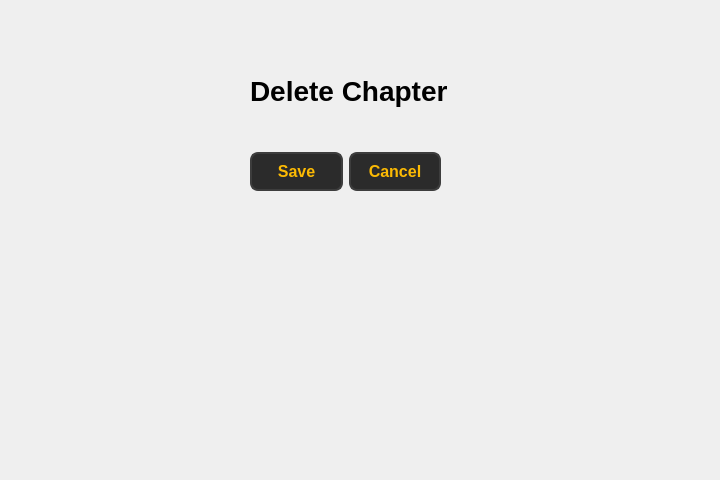
<?xml version="1.0" encoding="UTF-8"?>
<ui version="4.0">
 <class>Form</class>
 <widget class="QWidget" name="Form">
  <property name="geometry">
   <rect>
    <x>0</x>
    <y>0</y>
    <width>720</width>
    <height>480</height>
   </rect>
  </property>
  <property name="windowTitle">
   <string>Form</string>
  </property>
  <widget class="QLabel" name="label_2">
   <property name="geometry">
    <rect>
     <x>250</x>
     <y>70</y>
     <width>201</width>
     <height>41</height>
    </rect>
   </property>
   <property name="font">
    <font>
     <pointsize>21</pointsize>
     <bold>true</bold>
    </font>
   </property>
   <property name="text">
    <string>Delete Chapter</string>
   </property>
  </widget>
  <widget class="QWidget" name="">
   <property name="geometry">
    <rect>
     <x>250</x>
     <y>150</y>
     <width>191</width>
     <height>44</height>
    </rect>
   </property>
   <layout class="QHBoxLayout" name="horizontalLayout">
    <item>
     <widget class="QPushButton" name="pushButton_6">
      <property name="styleSheet">
       <string notr="true">QPushButton {
        background-color: #2b2b2b;  
        color: #fcba03;              
        border: 2px solid #3d3d3d;      
        border-radius: 8px;          
        padding: 8px 16px;            
        font-size: 16px;            
        font-weight: bold;
    
    }

    QPushButton:hover {
        background-color: #fcba03;
		 color: #000000;
        border: 2px solid #5a5a5a;    
    }

    QPushButton:pressed {
        background-color: #1a1a1a;      
        border: 2px solid #2b2b2b;      
    }</string>
      </property>
      <property name="text">
       <string>Save</string>
      </property>
     </widget>
    </item>
    <item>
     <widget class="QPushButton" name="pushButton_7">
      <property name="styleSheet">
       <string notr="true">QPushButton {
        background-color: #2b2b2b;  
        color: #fcba03;              
        border: 2px solid #3d3d3d;      
        border-radius: 8px;          
        padding: 8px 16px;            
        font-size: 16px;            
        font-weight: bold;
    
    }

    QPushButton:hover {
        background-color: #fcba03;
		 color: #000000;
        border: 2px solid #5a5a5a;    
    }

    QPushButton:pressed {
        background-color: #1a1a1a;      
        border: 2px solid #2b2b2b;      
    }</string>
      </property>
      <property name="text">
       <string>Cancel</string>
      </property>
     </widget>
    </item>
   </layout>
  </widget>
 </widget>
 <resources/>
 <connections/>
</ui>
